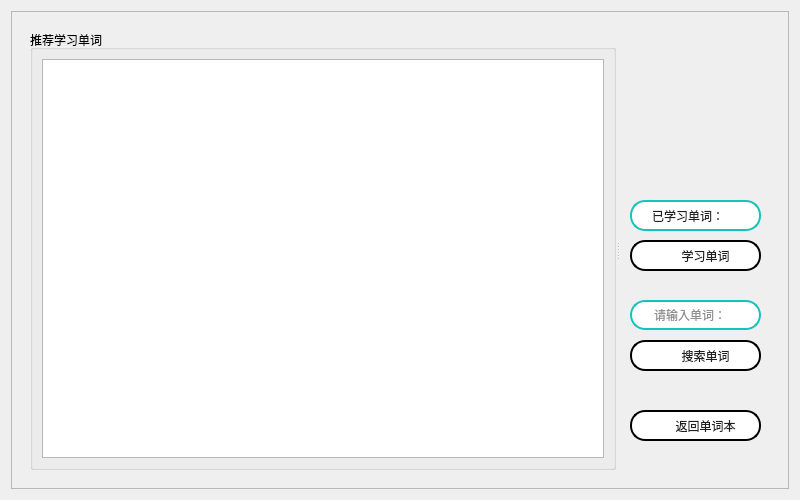
<?xml version="1.0" encoding="UTF-8"?>
<ui version="4.0">
 <class>WordsLearning</class>
 <widget class="QWidget" name="WordsLearning">
  <property name="geometry">
   <rect>
    <x>0</x>
    <y>0</y>
    <width>800</width>
    <height>500</height>
   </rect>
  </property>
  <property name="minimumSize">
   <size>
    <width>800</width>
    <height>500</height>
   </size>
  </property>
  <property name="windowTitle">
   <string>单词本</string>
  </property>
  <layout class="QGridLayout" name="gridLayout_5">
   <item row="0" column="0">
    <widget class="QFrame" name="frame_2">
     <property name="styleSheet">
      <string notr="true"/>
     </property>
     <property name="frameShape">
      <enum>QFrame::StyledPanel</enum>
     </property>
     <property name="frameShadow">
      <enum>QFrame::Raised</enum>
     </property>
     <layout class="QGridLayout" name="gridLayout_3">
      <item row="0" column="0">
       <widget class="QStackedWidget" name="stackedWidget">
        <property name="currentIndex">
         <number>1</number>
        </property>
        <widget class="QWidget" name="page">
         <layout class="QGridLayout" name="gridLayout">
          <item row="0" column="0">
           <layout class="QHBoxLayout" name="horizontalLayout_3">
            <item>
             <spacer name="horizontalSpacer_4">
              <property name="orientation">
               <enum>Qt::Horizontal</enum>
              </property>
              <property name="sizeHint" stdset="0">
               <size>
                <width>250</width>
                <height>37</height>
               </size>
              </property>
             </spacer>
            </item>
            <item>
             <widget class="QLabel" name="selectLabel">
              <property name="minimumSize">
               <size>
                <width>0</width>
                <height>40</height>
               </size>
              </property>
              <property name="maximumSize">
               <size>
                <width>16777215</width>
                <height>42</height>
               </size>
              </property>
              <property name="font">
               <font>
                <family>微软雅黑 Light</family>
                <pointsize>9</pointsize>
                <italic>false</italic>
                <bold>false</bold>
               </font>
              </property>
              <property name="styleSheet">
               <string notr="true">border-image: url();
font: 25 9pt '微软雅黑 Light';
color: rgb(31,31,31);
padding-left:20px;
background-color: rgb(255, 255, 255);
border:2px solid rgb(20,196,188);border-radius:15px;</string>
              </property>
              <property name="text">
               <string>请选择你要学习的单词本    </string>
              </property>
              <property name="alignment">
               <set>Qt::AlignCenter</set>
              </property>
             </widget>
            </item>
            <item>
             <spacer name="horizontalSpacer_5">
              <property name="orientation">
               <enum>Qt::Horizontal</enum>
              </property>
              <property name="sizeHint" stdset="0">
               <size>
                <width>249</width>
                <height>37</height>
               </size>
              </property>
             </spacer>
            </item>
           </layout>
          </item>
          <item row="1" column="0">
           <layout class="QHBoxLayout" name="horizontalLayout">
            <item>
             <widget class="QPushButton" name="CET4WordsBtn">
              <property name="minimumSize">
               <size>
                <width>220</width>
                <height>220</height>
               </size>
              </property>
              <property name="styleSheet">
               <string notr="true">QPushButton {  
    background-color: transparent;  
    border: none;  
    border-radius: 10px; /* 设置圆角半径 */  
}  
  
QPushButton:hover {  
    background-color: #ADD8E6; /* 浅蓝色 */  
    border-radius: 10px; /* 保持圆角半径，确保悬停时形状不变 */  
}</string>
              </property>
              <property name="text">
               <string>四级</string>
              </property>
              <property name="autoDefault">
               <bool>false</bool>
              </property>
              <property name="default">
               <bool>false</bool>
              </property>
             </widget>
            </item>
            <item>
             <widget class="QPushButton" name="CET6WordsBtn">
              <property name="minimumSize">
               <size>
                <width>220</width>
                <height>220</height>
               </size>
              </property>
              <property name="styleSheet">
               <string notr="true">QPushButton {  
    background-color: transparent;  
    border: none;  
    border-radius: 10px; /* 设置圆角半径 */  
}  
  
QPushButton:hover {  
    background-color: #ADD8E6; /* 浅蓝色 */  
    border-radius: 10px; /* 保持圆角半径，确保悬停时形状不变 */  
}</string>
              </property>
              <property name="text">
               <string>六级</string>
              </property>
              <property name="autoDefault">
               <bool>false</bool>
              </property>
              <property name="default">
               <bool>false</bool>
              </property>
              <property name="flat">
               <bool>false</bool>
              </property>
             </widget>
            </item>
            <item>
             <widget class="QPushButton" name="rememberWordsBtn">
              <property name="minimumSize">
               <size>
                <width>220</width>
                <height>220</height>
               </size>
              </property>
              <property name="styleSheet">
               <string notr="true">QPushButton {  
    background-color: transparent;  
    border: none;  
    border-radius: 10px; /* 设置圆角半径 */  
}  
  
QPushButton:hover {  
    background-color: #ADD8E6; /* 浅蓝色 */  
    border-radius: 10px; /* 保持圆角半径，确保悬停时形状不变 */  
}</string>
              </property>
              <property name="text">
               <string>熟词</string>
              </property>
              <property name="flat">
               <bool>false</bool>
              </property>
             </widget>
            </item>
           </layout>
          </item>
          <item row="2" column="0">
           <layout class="QHBoxLayout" name="horizontalLayout_2">
            <item>
             <spacer name="horizontalSpacer">
              <property name="orientation">
               <enum>Qt::Horizontal</enum>
              </property>
              <property name="sizeHint" stdset="0">
               <size>
                <width>40</width>
                <height>20</height>
               </size>
              </property>
             </spacer>
            </item>
            <item>
             <widget class="QPushButton" name="toLearnBtn">
              <property name="minimumSize">
               <size>
                <width>161</width>
                <height>40</height>
               </size>
              </property>
              <property name="font">
               <font>
                <pointsize>10</pointsize>
               </font>
              </property>
              <property name="styleSheet">
               <string notr="true"/>
              </property>
              <property name="text">
               <string>点击开始学习单词</string>
              </property>
             </widget>
            </item>
            <item>
             <spacer name="horizontalSpacer_2">
              <property name="orientation">
               <enum>Qt::Horizontal</enum>
              </property>
              <property name="sizeHint" stdset="0">
               <size>
                <width>40</width>
                <height>20</height>
               </size>
              </property>
             </spacer>
            </item>
           </layout>
          </item>
         </layout>
        </widget>
        <widget class="QWidget" name="page_2">
         <layout class="QGridLayout" name="gridLayout_4">
          <item row="0" column="0">
           <widget class="QSplitter" name="splitter">
            <property name="orientation">
             <enum>Qt::Horizontal</enum>
            </property>
            <widget class="QGroupBox" name="groupBox">
             <property name="title">
              <string>推荐学习单词</string>
             </property>
             <layout class="QGridLayout" name="gridLayout_2">
              <item row="0" column="0">
               <widget class="QTableView" name="tableView">
                <property name="enabled">
                 <bool>true</bool>
                </property>
                <property name="cursor" stdset="0">
                 <cursorShape>PointingHandCursor</cursorShape>
                </property>
                <property name="styleSheet">
                 <string notr="true"/>
                </property>
                <property name="sortingEnabled">
                 <bool>false</bool>
                </property>
               </widget>
              </item>
             </layout>
            </widget>
            <widget class="QWidget" name="widget" native="true">
             <property name="maximumSize">
              <size>
               <width>150</width>
               <height>16777215</height>
              </size>
             </property>
             <widget class="QPushButton" name="learnWordBtn">
              <property name="geometry">
               <rect>
                <x>10</x>
                <y>210</y>
                <width>131</width>
                <height>31</height>
               </rect>
              </property>
              <property name="cursor">
               <cursorShape>OpenHandCursor</cursorShape>
              </property>
              <property name="styleSheet">
               <string notr="true">border-image: url();
font: 25 11pt '微软雅黑 Light';
color: rgb(31,31,31);
padding-left:20px;
background-color: rgb(255, 255, 255);
border:2px solid rgb(0,0,0);border-radius:15px;</string>
              </property>
              <property name="text">
               <string>学习单词</string>
              </property>
             </widget>
             <widget class="QLineEdit" name="searchLineEdit">
              <property name="enabled">
               <bool>true</bool>
              </property>
              <property name="geometry">
               <rect>
                <x>10</x>
                <y>270</y>
                <width>131</width>
                <height>30</height>
               </rect>
              </property>
              <property name="styleSheet">
               <string notr="true">border-image: url();
font: 25 11pt '微软雅黑 Light';
color: rgb(31,31,31);
padding-left:20px;
background-color: rgb(255, 255, 255);
border:2px solid rgb(20,196,188);border-radius:15px;</string>
              </property>
              <property name="text">
               <string/>
              </property>
              <property name="alignment">
               <set>Qt::AlignJustify|Qt::AlignVCenter</set>
              </property>
              <property name="placeholderText">
               <string>请输入单词：</string>
              </property>
             </widget>
             <widget class="QPushButton" name="searchWordBtn">
              <property name="geometry">
               <rect>
                <x>10</x>
                <y>310</y>
                <width>131</width>
                <height>31</height>
               </rect>
              </property>
              <property name="styleSheet">
               <string notr="true">border-image: url();
font: 25 11pt '微软雅黑 Light';
color: rgb(31,31,31);
padding-left:20px;
background-color: rgb(255, 255, 255);
border:2px solid rgb(0,0,0);border-radius:15px;</string>
              </property>
              <property name="text">
               <string>搜索单词</string>
              </property>
             </widget>
             <widget class="QPushButton" name="returnWordsBtn">
              <property name="geometry">
               <rect>
                <x>10</x>
                <y>380</y>
                <width>131</width>
                <height>31</height>
               </rect>
              </property>
              <property name="cursor">
               <cursorShape>ClosedHandCursor</cursorShape>
              </property>
              <property name="toolTip">
               <string/>
              </property>
              <property name="styleSheet">
               <string notr="true">border-image: url();
font: 25 11pt '微软雅黑 Light';
color: rgb(31,31,31);
padding-left:20px;
background-color: rgb(255, 255, 255);
border:2px solid rgb(0,0,0);border-radius:15px;</string>
              </property>
              <property name="text">
               <string>返回单词本</string>
              </property>
             </widget>
             <widget class="QLabel" name="learnedWoldLabel">
              <property name="geometry">
               <rect>
                <x>10</x>
                <y>170</y>
                <width>131</width>
                <height>31</height>
               </rect>
              </property>
              <property name="font">
               <font>
                <family>微软雅黑 Light</family>
                <pointsize>9</pointsize>
                <italic>false</italic>
                <bold>false</bold>
               </font>
              </property>
              <property name="styleSheet">
               <string notr="true">border-image: url();
font: 25 9pt '微软雅黑 Light';
color: rgb(31,31,31);
padding-left:20px;
background-color: rgb(255, 255, 255);
border:2px solid rgb(20,196,188);border-radius:15px;</string>
              </property>
              <property name="text">
               <string>已学习单词：</string>
              </property>
              <property name="alignment">
               <set>Qt::AlignJustify|Qt::AlignVCenter</set>
              </property>
             </widget>
             <widget class="QLabel" name="wordIMGLabel">
              <property name="geometry">
               <rect>
                <x>20</x>
                <y>30</y>
                <width>111</width>
                <height>111</height>
               </rect>
              </property>
              <property name="text">
               <string/>
              </property>
             </widget>
            </widget>
           </widget>
          </item>
         </layout>
        </widget>
       </widget>
      </item>
     </layout>
    </widget>
   </item>
  </layout>
 </widget>
 <resources/>
 <connections/>
</ui>
